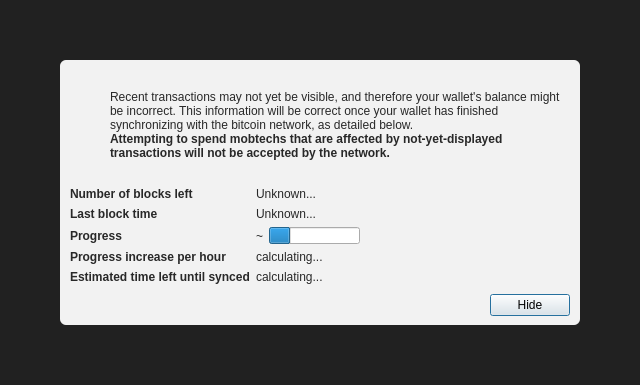
<?xml version="1.0" encoding="UTF-8"?>
<ui version="4.0">
 <class>ModalOverlay</class>
 <widget class="ModalOverlay" name="ModalOverlay">
  <property name="geometry">
   <rect>
    <x>0</x>
    <y>0</y>
    <width>640</width>
    <height>385</height>
   </rect>
  </property>
  <property name="windowTitle">
   <string>Form</string>
  </property>
  <layout class="QVBoxLayout" name="verticalLayout" stretch="0">
   <property name="sizeConstraint">
    <enum>QLayout::SetDefaultConstraint</enum>
   </property>
   <property name="leftMargin">
    <number>0</number>
   </property>
   <property name="topMargin">
    <number>0</number>
   </property>
   <property name="rightMargin">
    <number>0</number>
   </property>
   <property name="bottomMargin">
    <number>0</number>
   </property>
   <item>
    <widget class="QWidget" name="bgWidget" native="true">
     <property name="styleSheet">
      <string notr="true">#bgWidget { background: rgba(0,0,0,220); }</string>
     </property>
     <layout class="QVBoxLayout" name="verticalLayoutMain" stretch="1">
      <property name="leftMargin">
       <number>60</number>
      </property>
      <property name="topMargin">
       <number>60</number>
      </property>
      <property name="rightMargin">
       <number>60</number>
      </property>
      <property name="bottomMargin">
       <number>60</number>
      </property>
      <item>
       <widget class="QWidget" name="contentWidget" native="true">
        <property name="styleSheet">
         <string notr="true">#contentWidget { background: rgba(255,255,255,240); border-radius: 6px; }

QLabel { color: rgb(40,40,40);  }</string>
        </property>
        <layout class="QVBoxLayout" name="verticalLayoutSub" stretch="1,0,0,0">
         <property name="spacing">
          <number>0</number>
         </property>
         <property name="leftMargin">
          <number>10</number>
         </property>
         <property name="topMargin">
          <number>10</number>
         </property>
         <property name="rightMargin">
          <number>10</number>
         </property>
         <property name="bottomMargin">
          <number>10</number>
         </property>
         <item>
          <layout class="QHBoxLayout" name="horizontalLayoutIconText" stretch="0,1">
           <property name="topMargin">
            <number>20</number>
           </property>
           <item>
            <layout class="QVBoxLayout" name="verticalLayoutIcon">
             <property name="leftMargin">
              <number>0</number>
             </property>
             <item>
              <widget class="QPushButton" name="warningIcon">
               <property name="enabled">
                <bool>false</bool>
               </property>
               <property name="text">
                <string/>
               </property>
               <property name="icon">
                <iconset>
                 <normaloff>:/icons/warning</normaloff>
                 <disabledoff>:/icons/warning</disabledoff>:/icons/warning</iconset>
               </property>
               <property name="iconSize">
                <size>
                 <width>48</width>
                 <height>48</height>
                </size>
               </property>
               <property name="flat">
                <bool>true</bool>
               </property>
              </widget>
             </item>
             <item>
              <spacer name="verticalSpacerWarningIcon">
               <property name="orientation">
                <enum>Qt::Vertical</enum>
               </property>
               <property name="sizeHint" stdset="0">
                <size>
                 <width>20</width>
                 <height>40</height>
                </size>
               </property>
              </spacer>
             </item>
            </layout>
           </item>
           <item>
            <layout class="QVBoxLayout" name="verticalLayoutInfoText">
             <property name="leftMargin">
              <number>0</number>
             </property>
             <property name="topMargin">
              <number>0</number>
             </property>
             <item>
              <widget class="QLabel" name="infoText">
               <property name="text">
                <string>Recent transactions may not yet be visible, and therefore your wallet's balance might be incorrect. This information will be correct once your wallet has finished synchronizing with the bitcoin network, as detailed below.</string>
               </property>
               <property name="textFormat">
                <enum>Qt::RichText</enum>
               </property>
               <property name="wordWrap">
                <bool>true</bool>
               </property>
              </widget>
             </item>
             <item>
              <widget class="QLabel" name="infoTextStrong">
               <property name="font">
                <font>
                 <weight>75</weight>
                 <bold>true</bold>
                </font>
               </property>
               <property name="text">
                <string>Attempting to spend mobtechs that are affected by not-yet-displayed transactions will not be accepted by the network.</string>
               </property>
               <property name="textFormat">
                <enum>Qt::RichText</enum>
               </property>
               <property name="wordWrap">
                <bool>true</bool>
               </property>
              </widget>
             </item>
             <item>
              <spacer name="verticalSpacerInTextSpace">
               <property name="orientation">
                <enum>Qt::Vertical</enum>
               </property>
               <property name="sizeHint" stdset="0">
                <size>
                 <width>20</width>
                 <height>40</height>
                </size>
               </property>
              </spacer>
             </item>
            </layout>
           </item>
          </layout>
         </item>
         <item>
          <spacer name="verticalSpacerAfterText">
           <property name="orientation">
            <enum>Qt::Vertical</enum>
           </property>
           <property name="sizeHint" stdset="0">
            <size>
             <width>20</width>
             <height>40</height>
            </size>
           </property>
          </spacer>
         </item>
         <item>
          <layout class="QFormLayout" name="formLayout">
           <property name="fieldGrowthPolicy">
            <enum>QFormLayout::FieldsStayAtSizeHint</enum>
           </property>
           <property name="horizontalSpacing">
            <number>6</number>
           </property>
           <property name="verticalSpacing">
            <number>6</number>
           </property>
           <property name="topMargin">
            <number>10</number>
           </property>
           <item row="0" column="0">
            <widget class="QLabel" name="labelNumberOfBlocksLeft">
             <property name="font">
              <font>
               <weight>75</weight>
               <bold>true</bold>
              </font>
             </property>
             <property name="text">
              <string>Number of blocks left</string>
             </property>
            </widget>
           </item>
           <item row="0" column="1">
            <widget class="QLabel" name="numberOfBlocksLeft">
             <property name="text">
              <string>Unknown...</string>
             </property>
            </widget>
           </item>
           <item row="1" column="0">
            <widget class="QLabel" name="labelLastBlockTime">
             <property name="font">
              <font>
               <weight>75</weight>
               <bold>true</bold>
              </font>
             </property>
             <property name="text">
              <string>Last block time</string>
             </property>
            </widget>
           </item>
           <item row="1" column="1">
            <widget class="QLabel" name="newestBlockDate">
             <property name="sizePolicy">
              <sizepolicy hsizetype="Maximum" vsizetype="Preferred">
               <horstretch>0</horstretch>
               <verstretch>0</verstretch>
              </sizepolicy>
             </property>
             <property name="text">
              <string>Unknown...</string>
             </property>
            </widget>
           </item>
           <item row="2" column="0">
            <widget class="QLabel" name="labelSyncDone">
             <property name="font">
              <font>
               <weight>75</weight>
               <bold>true</bold>
              </font>
             </property>
             <property name="text">
              <string>Progress</string>
             </property>
            </widget>
           </item>
           <item row="2" column="1">
            <layout class="QHBoxLayout" name="horizontalLayoutSync" stretch="0,1">
             <item>
              <widget class="QLabel" name="percentageProgress">
               <property name="text">
                <string notr="true">~</string>
               </property>
              </widget>
             </item>
             <item>
              <widget class="QProgressBar" name="progressBar">
               <property name="value">
                <number>24</number>
               </property>
               <property name="format">
                <string/>
               </property>
              </widget>
             </item>
            </layout>
           </item>
           <item row="4" column="0">
            <widget class="QLabel" name="labelProgressIncrease">
             <property name="font">
              <font>
               <weight>75</weight>
               <bold>true</bold>
              </font>
             </property>
             <property name="text">
              <string>Progress increase per hour</string>
             </property>
            </widget>
           </item>
           <item row="4" column="1">
            <widget class="QLabel" name="progressIncreasePerH">
             <property name="text">
              <string>calculating...</string>
             </property>
            </widget>
           </item>
           <item row="5" column="0">
            <widget class="QLabel" name="labelEstimatedTimeLeft">
             <property name="font">
              <font>
               <weight>75</weight>
               <bold>true</bold>
              </font>
             </property>
             <property name="text">
              <string>Estimated time left until synced</string>
             </property>
            </widget>
           </item>
           <item row="5" column="1">
            <widget class="QLabel" name="expectedTimeLeft">
             <property name="text">
              <string>calculating...</string>
             </property>
            </widget>
           </item>
          </layout>
         </item>
         <item>
          <layout class="QHBoxLayout" name="horizontalLayoutButtons">
           <property name="leftMargin">
            <number>10</number>
           </property>
           <property name="topMargin">
            <number>10</number>
           </property>
           <item>
            <spacer name="horizontalSpacer">
             <property name="orientation">
              <enum>Qt::Horizontal</enum>
             </property>
             <property name="sizeHint" stdset="0">
              <size>
               <width>40</width>
               <height>20</height>
              </size>
             </property>
            </spacer>
           </item>
           <item>
            <widget class="QPushButton" name="closeButton">
             <property name="text">
              <string>Hide</string>
             </property>
             <property name="focusPolicy">
              <enum>Qt::StrongFocus</enum>
             </property>
             <property name="default">
              <bool>true</bool>
             </property>
            </widget>
           </item>
          </layout>
         </item>
        </layout>
       </widget>
      </item>
     </layout>
    </widget>
   </item>
  </layout>
 </widget>
 <customwidgets>
  <customwidget>
   <class>ModalOverlay</class>
   <extends>QWidget</extends>
   <header>qt/modaloverlay.h</header>
   <container>1</container>
  </customwidget>
 </customwidgets>
 <resources/>
 <connections/>
</ui>
